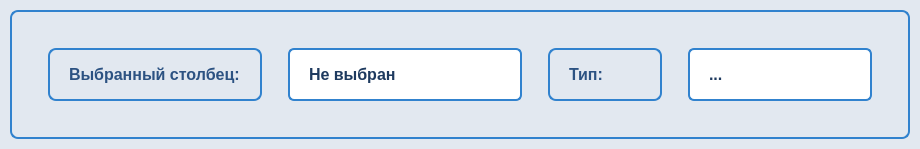
                   <widget class="QFrame" name="replace_column_info_frame">
                    <property name="styleSheet">
                     <string notr="true">QFrame {
    background-color: #e2e8f0;
    border: 2px solid #3182ce;
    border-radius: 8px;
    padding: 15px;
    margin: 10px;
}</string>
                    </property>
                    <layout class="QHBoxLayout" name="horizontalLayout_replace_column_info">
                     <item>
                      <widget class="QLabel" name="replace_label_selected_column">
                       <property name="styleSheet">
                        <string notr="true">color: #2c5282;
font-size: 16px;
font-weight: bold;
min-width: 150px;</string>
                       </property>
                       <property name="text">
                        <string>Выбранный столбец:</string>
                       </property>
                      </widget>
                     </item>
                     <item>
                      <widget class="QLabel" name="replace_selected_column_name">
                       <property name="styleSheet">
                        <string notr="true">color: #1e3a5f;
font-size: 16px;
font-weight: bold;
padding: 8px 15px;
background-color: white;
border-radius: 6px;
min-width: 200px;</string>
                       </property>
                       <property name="text">
                        <string>Не выбран</string>
                       </property>
                      </widget>
                     </item>
                     <item>
                      <widget class="QLabel" name="replace_label_column_type">
                       <property name="styleSheet">
                        <string notr="true">color: #2c5282;
font-size: 16px;
font-weight: bold;
min-width: 80px;</string>
                       </property>
                       <property name="text">
                        <string>Тип:</string>
                       </property>
                      </widget>
                     </item>
                     <item>
                      <widget class="QLabel" name="replace_selected_column_type">
                       <property name="styleSheet">
                        <string notr="true">color: #1e3a5f;
font-size: 16px;
font-weight: bold;
padding: 8px 15px;
background-color: white;
border-radius: 6px;
min-width: 150px;</string>
                       </property>
                       <property name="text">
                        <string>...</string>
                       </property>
                      </widget>
                     </item>
                    </layout>
                   </widget>
